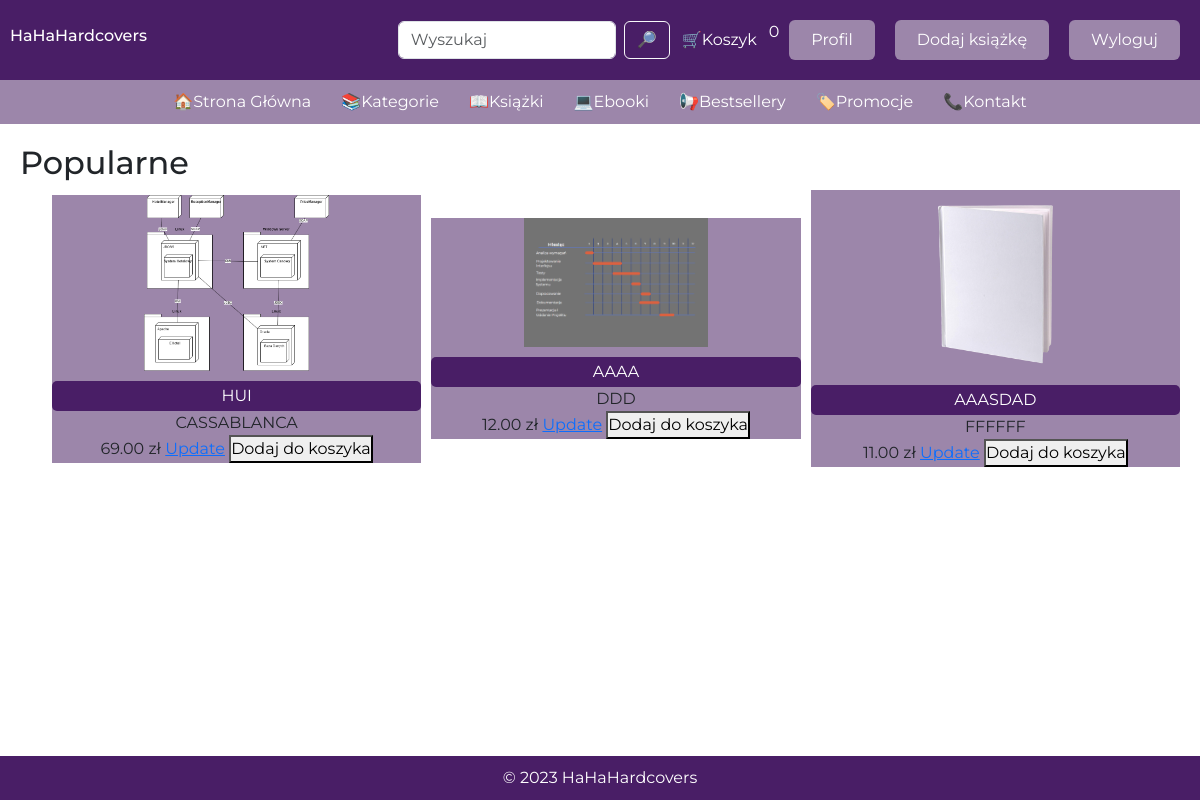
The page / (signed in) on the database its author committed.
### stuff/models.py (models this page shows, shortened)
class Books(models.Model):
    author = models.CharField(max_length= 100, default = None)
    title = models.CharField(max_length=50)
    description = models.TextField(null=True,blank=True)
    price = models.DecimalField(max_digits=5, decimal_places  = 2, default = None)
    vote_total = models.IntegerField(default=0, null=True, blank=True)
    vote_ratio = models.IntegerField(default=0, null=True, blank=True)
    tags = models.ManyToManyField('Tag',blank=True)
    image = models.ImageField(null= True, blank=True)
    id = models.UUIDField(default=uuid.uuid4, unique=True,
                          primary_key=True, editable=False)
    class Meta:
        verbose_name_plural = 'Books'
    @property
    def imageURL(self):
        try:
            url = self.image.url
        except:
            url = ''
        return url

### stuff/views.py (the view)
# urls.py: path('',views.stuffList, name='stuff_list'),
def stuffList(request):
    if request.user.is_authenticated:
        customer = request.user.profile
        order, created = Order.objects.get_or_create(customer = customer, complete = False)
        items = order.orderitem_set.all()
        cartItems = order.get_cart_items
    else:
        items = []
        order = {'get_cart_total':0 , 'get_cart_items':0, 'shipping': True}
        cartItems = order['get_cart_items']
    books = Books.objects.all()
    context = {
        'books' : books,
        'cartitems' : cartItems,
    }
    return render(request,'stuff/stuff_list.html', context)

### stuff/models.py (called while the page is built)
    @property
    def get_cart_items(self):
        orderitems = self.orderitem_set.all()
        total = sum([item.quantity for item in orderitems])
        return total

### users/models.py (called while the page is built)
    def __str__(self):
        return str(self.username)

### stuff/templates/stuff/stuff_list.html
{% extends 'index.html' %}
{% load static %}
{% block stuff %}
    {% for book in books %}
    <li>
      {% if book.imageURL %}
        <img src="{{ book.imageURL }}" alt="">
      {% else %}
        <img src="{% static 'images/blank.png' %}" alt="">
      {% endif %}
      <a class="read-more-button" href="#">
        {{book.title}}
      </a>
      {{book.author}}<br/>
      {{book.price|floatformat:2}} zł
      {% if user.is_superuser %}
        <a href="{% url 'stuff:update-book' pk=book.id %}">Update</a>
      {% endif %}
      <button data-book="{{book.id}}" data-action="add" class="addItem">Dodaj do koszyka</button>
    </li>
    {% endfor %}
{% endblock %}

### static/styles/mainstyl.css (style rules this page uses)
body { font-family: 'Montserrat', sans-serif; margin: 0; padding: 0; background-color: #ffffff; display: flex; flex-wrap: wrap; }
.trend-section li { background-color:#9c86aa; }
.trend-section li img, .trend-section li a { opacity: 1; }
#popular-book-list img { width: 50%; height: 50%; }
.read-more-button { display: block; text-align: center; margin-top: 10px; text-decoration: none; color: #fff; background-color: #491e66; opacity: .8; padding: 3px 8px; border-radius: 5px; transition: 1s; }

### static/styles/navbarstyle.css (style rules this page uses)
* { margin: 0; padding: 0; box-sizing: border-box; font-family: 'Montserrat', sans-serif; }
body { font-family: 'Montserrat', sans-serif; margin: 0; padding: 0; background-color: #ffffff; display: flex; flex-wrap: wrap; }

### rows shown on the page
Books: imageURL (picture), title "HUI", author "CASSABLANCA", price "69.00"
Books: imageURL (picture), title "AAAA", author "DDD", price "12.00"
Books: title "AAASDAD", author "FFFFFF", price "11.00"

### other values the page prints
{{ cartitems }} "0"
